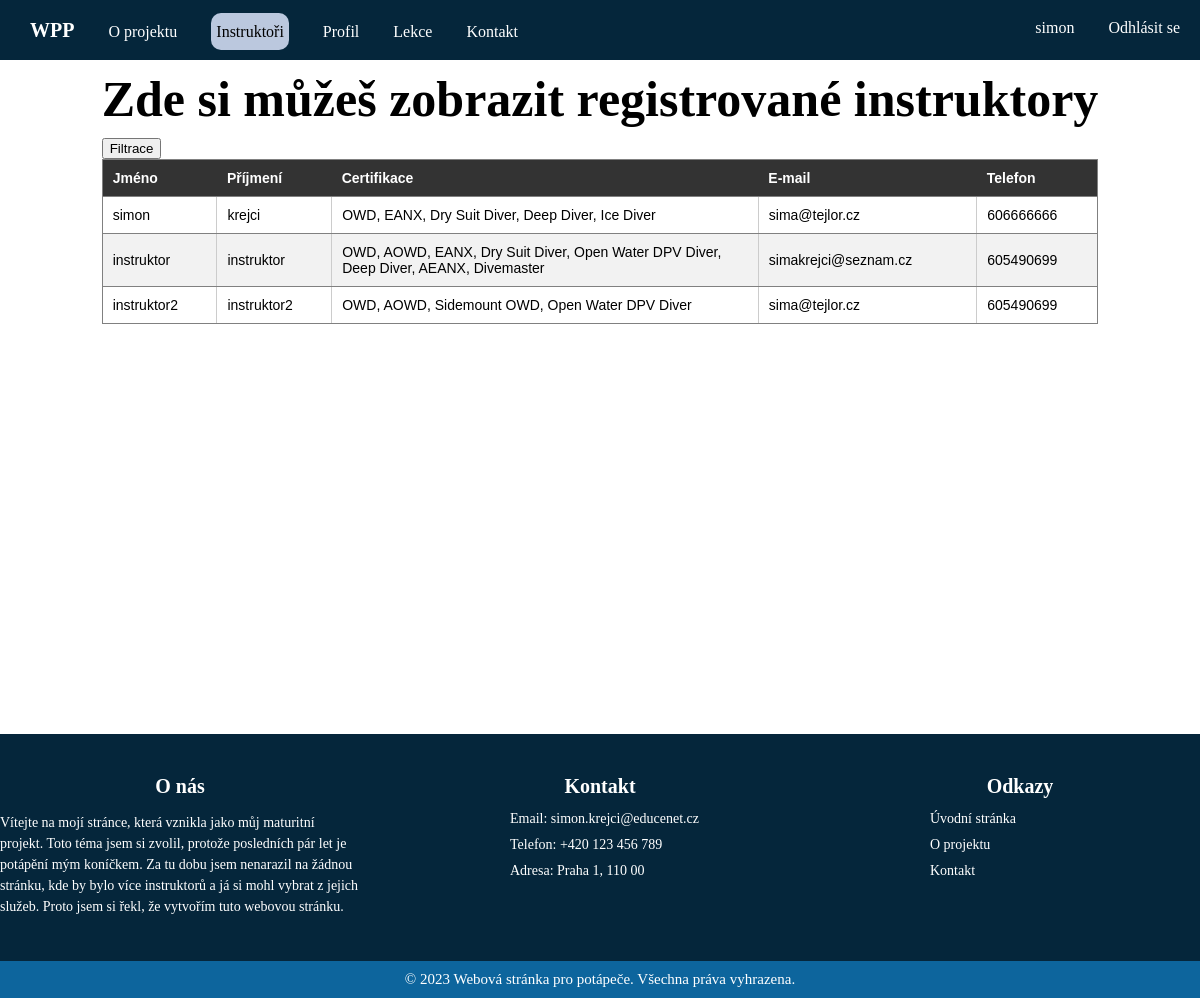
Screenshot of /instruktori (signed in) with the database file from the repository.
### tables this page shows
CREATE TABLE "instruktor" (
	"id"	integer NOT NULL,
	"jmeno"	text,
	"prijmeni"	text,
	"datum_narozeni"	text,
	"telefon"	text,
	"email"	text,
	"cena_za_hodinu"	integer,
	"username"	text,
	"cislo_uctu"	text,
	"sul"	TEXT,
	"password"	text,
	PRIMARY KEY("id" AUTOINCREMENT)
);

### hlavni.py (the view)
@app.route("/instruktori", methods=["GET"])
def instruktori():
    if "username" not in session:
        return redirect(url_for("index"))
    if session["usertype"] == "admin":
        return redirect(url_for("index"))
    conn = get_db_connection()
    cur = conn.cursor()
    pouzite_filtry = request.args.getlist("filtry")
    try:
        pouzite_filtry = [int(i) for i in pouzite_filtry]
    except ValueError:
        pouzite_filtry = []
    cur.execute("SELECT * FROM certifikace")
    filtry = cur.fetchall()
    sql = "SELECT instruktor.* FROM vlastnim_certifikaci INNER JOIN instruktor ON vlastnim_certifikaci.id_uzivatele=instruktor.id WHERE vlastnim_certifikaci.status_uzivatele='instruktor' AND ("
    for i in range(0, len(pouzite_filtry), 1):
        sql += "vlastnim_certifikaci.id_c=?"
        if i < len(pouzite_filtry) - 1:
            sql += " OR "
    if len(pouzite_filtry) == 0:
        sql += "1=1"
    sql += ") GROUP BY instruktor.id"
    cur.execute(sql, pouzite_filtry)
    instruktori = cur.fetchall()
    cur.execute(
        "SELECT vlastnim_certifikaci.*, certifikace.licence FROM vlastnim_certifikaci INNER JOIN certifikace ON vlastnim_certifikaci.id_c=certifikace.id_c WHERE status_uzivatele='instruktor'")
    certifikace = cur.fetchall()
    roztridene_certifikace = {}
    for c in certifikace:
        if c["id_uzivatele"] in roztridene_certifikace.keys():
            roztridene_certifikace[c["id_uzivatele"]].append(c["licence"])
        else:
            roztridene_certifikace[c["id_uzivatele"]] = [c["licence"]]
    for i in roztridene_certifikace.keys():
        roztridene_certifikace[i] = ", ".join(roztridene_certifikace[i])
    return render_template('instruktori.html', instruktori=instruktori, certifikace=roztridene_certifikace,
                           filtry=filtry, pouzite_filtry=pouzite_filtry, pocet_filtru=len(pouzite_filtry))

### hlavni.py (called while the page is built)
def get_db_connection():
    conn = sqlite3.connect('database.db')
    conn.row_factory = sqlite3.Row
    return conn

### templates/instruktori.html (shortened to what this page needs)
{%extends 'navbar.html'%}
{% block content %}
<link rel="stylesheet" href="{{url_for('static', filename='instruktori.css') }}">
<h2 class="nadpis-stranka">Zde si můžeš zobrazit registrované instruktory</h2>
<div class="skryty-button" style="{% if pocet_filtru > 0 %}display: none{% endif %}">
	<button onclick="filtrace();">Filtrace</button>
</div>
<div class="container">
<table rules="rows" border="1">
	<thead>
	  <tr>
	    <th>Jméno</th>
	    <th>Příjmení</th>
	    <th>Certifikace</th>
	    <th>E-mail</th>
	    <th>Telefon</th>
	  </tr>
	</thead>
	<tbody>
	  {% for instruktor in instruktori %}
	    <tr>
	      <td>{{ instruktor["jmeno"] }}</td>
	      <td>{{ instruktor["prijmeni"] }}</td>
	      <td>{{ certifikace[instruktor["id"]] }}</td>
	      <td>{{ instruktor["email"] }}</td>
	      <td>{{ instruktor["telefon"] }}</td>
	    </tr>
	  {% endfor %}
	</tbody>
</table>
</div>
{% endblock %}

### static/style.css (style rules this page uses)
html, body { height: 100%; }
body { margin: 0; padding: 0; font-family: montserrat; background: white; }
td, th { padding: 8px; text-align: center; max-width: 300px; }

### static/formulare2.css (style rules this page uses)
h1, h2, h3, h4 { margin: 1px 0px 3px 0px; text-align: center; color: white; font-size: 50px; }

### static/instruktori.css (style rules this page uses)
table { border-collapse: collapse; width: 100%; max-width: 1200px; margin: 0 auto; font-family: Arial, sans-serif; font-size: 14px; }
th, td { padding: 10px; text-align: left; }
th { background-color: #333; color: #fff; }
tr:nth-child(even) { background-color: #f2f2f2; }
td:nth-child(3) { text-transform: capitalize; }
td { border-right: 1px solid #ccc; }
th:last-child, td:last-child { border-right: none; }
.nadpis-stranka { color: black; margin: 10px 0px 10px 0px; }
tr { background-color: white; }

### rows the page displays
instruktor: jmeno "simon", prijmeni "krejci", certifikace "OWD, EANX, Dry Suit Diver, Deep Diver, Ice Diver", email "sima@tejlor.cz", telefon "606666666"
instruktor: jmeno "instruktor", prijmeni "instruktor", certifikace "OWD, AOWD, EANX, Dry Suit Diver, Open Water DPV Diver, Deep Diver, AEANX, Divemaster", email "simakrejci@seznam.cz", telefon "605490699"
instruktor: jmeno "instruktor2", prijmeni "instruktor2", certifikace "OWD, AOWD, Sidemount OWD, Open Water DPV Diver", email "sima@tejlor.cz", telefon "605490699"

### other values shown
{{ session["username"] }} "simon"
